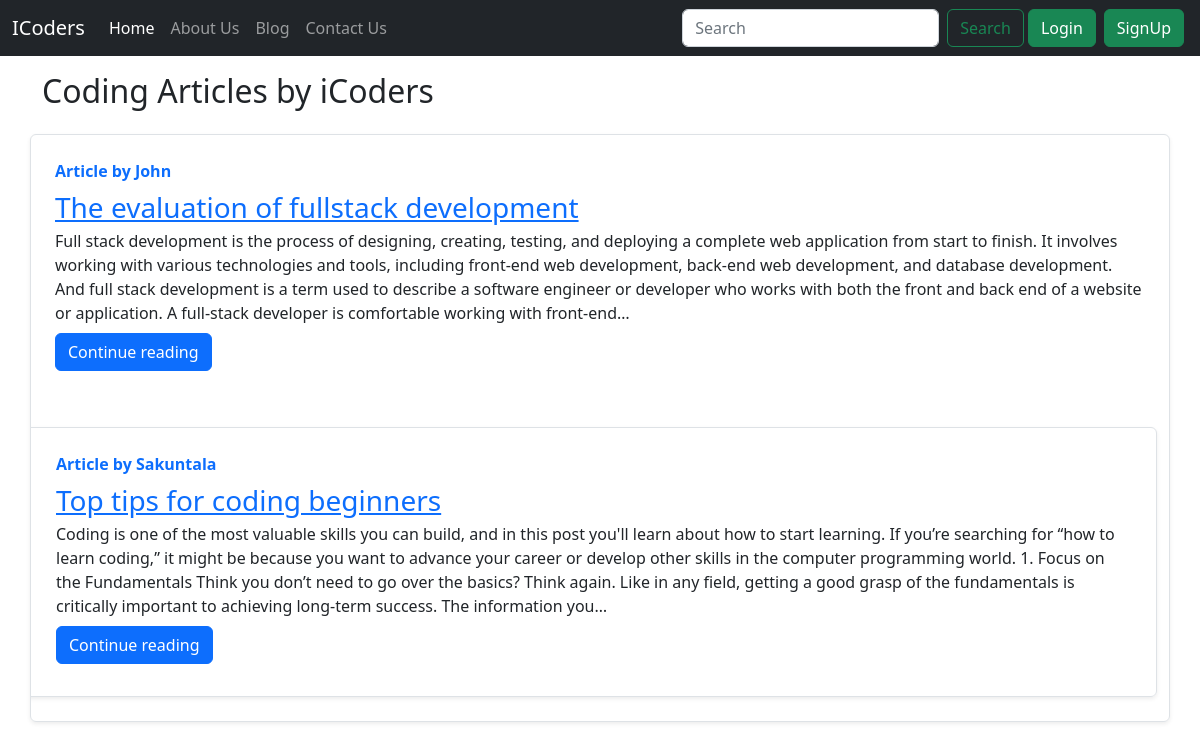
Screenshot of /blog/ with the database file from the repository.
### my_blog_app/models.py (models this page shows, shortened)
class Post(models.Model):
    sno=models.AutoField(primary_key=True)
    title=models.CharField(max_length=255)
    author=models.CharField(max_length=14)
    slug=models.CharField(max_length=130)
    timeStamp=models.DateTimeField(blank=True)
    content=models.TextField()

### my_blog_app/views.py (the view)
# urls.py: path('', views.blogHome, name="blogHome"),
def blogHome(request):
    allPosts= Post.objects.all()
    context={'allPosts': allPosts}
    return render(request, "blog/blogHome.html", context)

### templates/blog/blogHome.html (shortened to what this page needs)
{% extends "base.html" %}
{% block body %}
<div class="container my-3">
    <h2>Coding Articles by iCoders</h2>
    {% for post in allPosts %}
    <div
        class="row no-gutters border rounded overflow-hidden flex-md-row mb-4 shadow-sm h-md-250 my-4 position-relative">
        <div class="col p-4 d-flex flex-column position-static">
            <strong class="d-inline-block mb-2 text-primary">Article by {{post.author}}</strong>
            <h3 class="mb-0"><a href="/blog/{{post.slug}}">{{post.title}}</a></h3>
            <p class="card-text mb-auto">{{post.content| truncatechars:500}}</p>
            <div class="my-2">
                <a href="/blog/{{post.slug}}" role="button" class="btn btn-primary">Continue reading</a>
            </div>
        </div>
        {% endfor %}
    </div>
    {% endblock %}

### rows the page displays
Post: author "John", title "The evaluation of fullstack development", content "Full stack development is the process of designing, creating, testing, and deploying a complete web application from start to finish. It involves working with various technologies and tools, including front-end web development, back-end web development, and database development. And full stack development is a term used to describe a software engineer or developer who works with both the front and back end of a website or application. A full-stack developer is comfortable working with front-end…"
Post: author "Sakuntala", title "Top tips for coding beginners", content "Coding is one of the most valuable skills you can build, and in this post you'll learn about how to start learning. If you’re searching for “how to learn coding,” it might be because you want to advance your career or develop other skills in the computer programming world. 1. Focus on the Fundamentals Think you don’t need to go over the basics? Think again. Like in any field, getting a good grasp of the fundamentals is critically important to achieving long-term success. The information you…"
